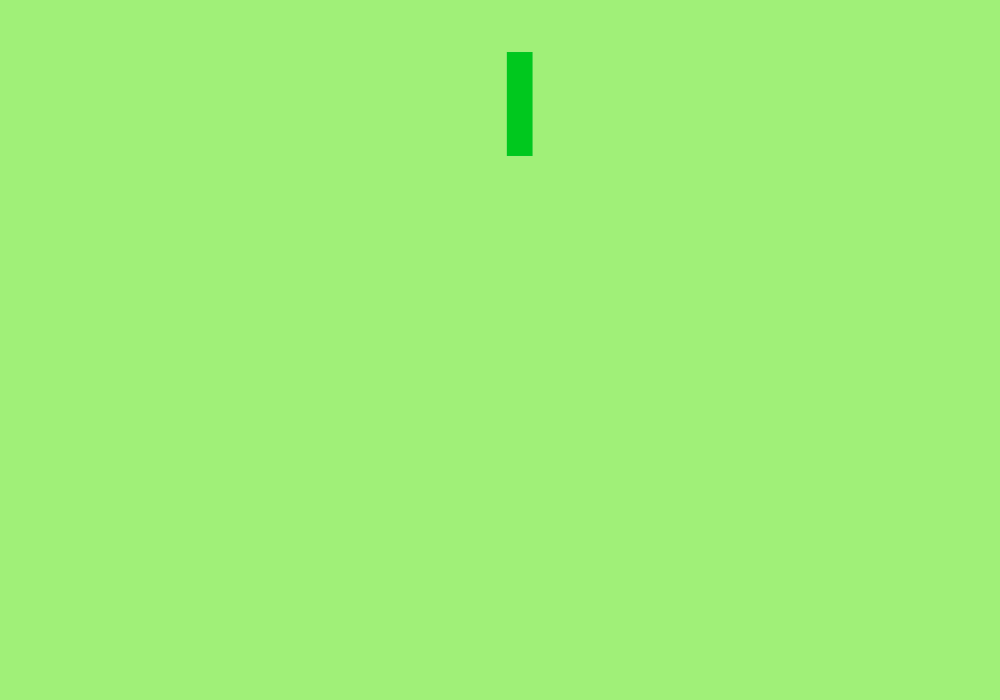
Frame 1 (no input)
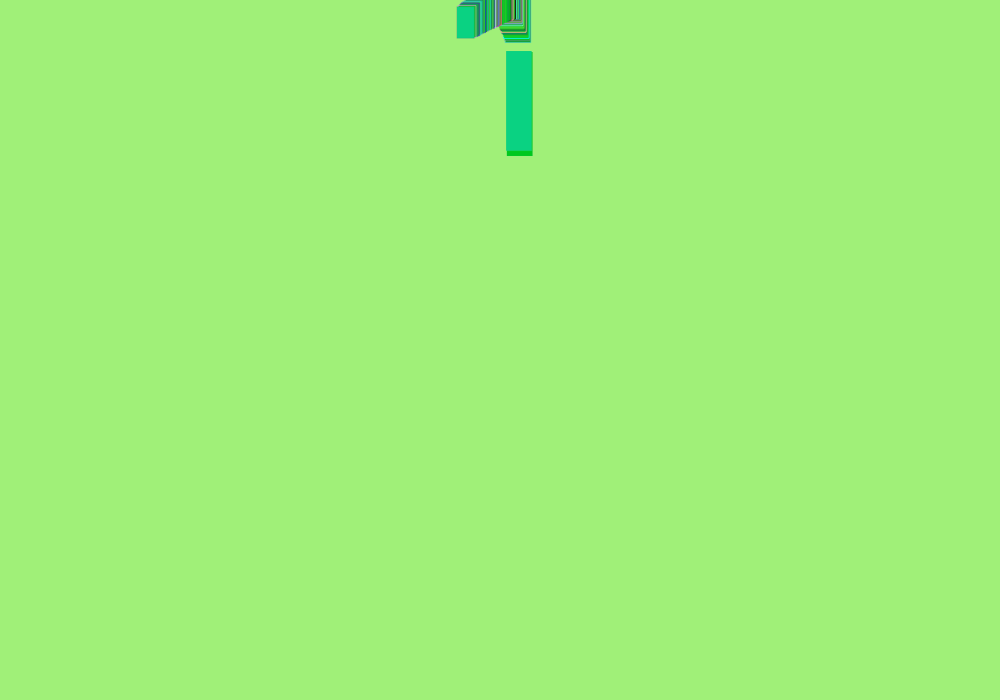
Frame 60 (no input)
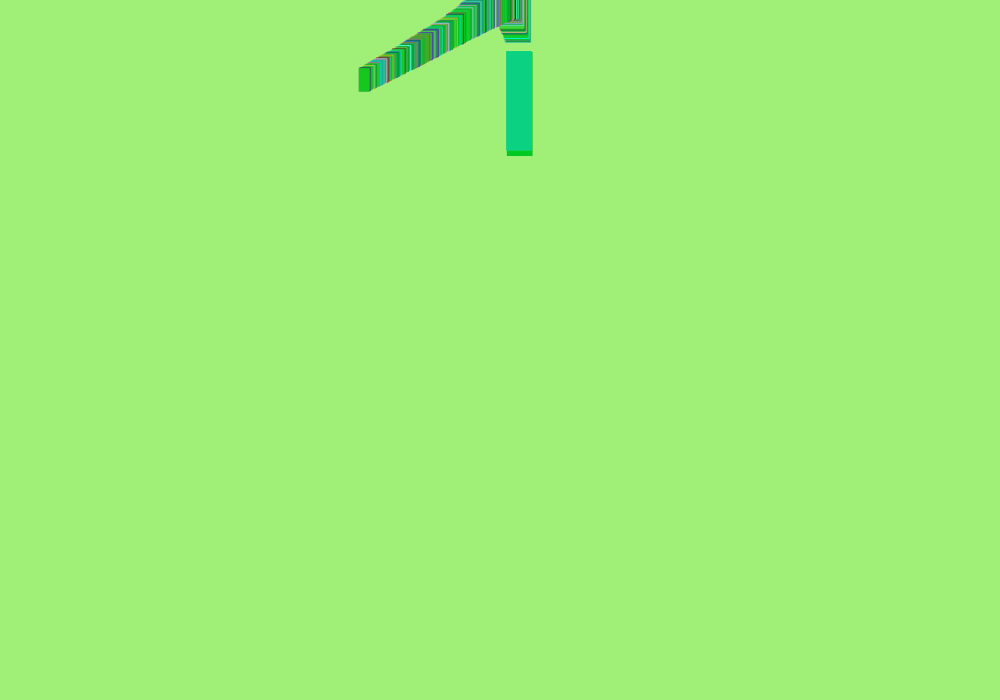
Frame 120 (the mouse pressed at the canvas centre since frame 60)

The p5.js sketch that drew these frames (run headless with seeded random() and noise() and a simulated clock; from frame 60 on, the mouse is pressed at the canvas centre):

// p5.js sketch
// ── sketch.js

var _num = 10;    
var _angnoise, _radiusnoise;
var _xnoise, _ynoise;
var _angle;
var _radius = 100;
var _strokeCol = 200;
var _strokeChange = -1;

var xSize=400;
var ySize=400;

var colors=[];
var color1,color2,color3,color4;

function setup() {
  createCanvas(1000, 700);
   frameRate(20);
  smooth(); 
  background(color(160,240,120));
  
  _angle = (PI/2);
  //console.log(_angle);
  _angnoise = random(10);
  _radiusnoise = random(10);
  _xnoise = random(10);
  _ynoise = random(10);

  color1=color(10,210,130);
  color2=color(0,200,30);
  color3=color(20,160,60);
  color4=color(20,200,30);

  colors=[color1,color2,color3,color4];

}

function draw() {

  //console.log("hello");
  _radiusnoise += 0.005;
  _radius = (noise(_radiusnoise) * 250) +1;
  
  _angnoise += 0.005;
  _angle += (noise(_angnoise) * 6) - 3;
  if (_angle > 360) { _angle -= 360; }
  if (_angle < 0) { _angle += 360; }
  


  // wobble centre
  if(_xnoise > 0.3){_xNoise=0.01;}
  _xnoise += 0.01;
  _ynoise += 0.01;

  xSize -= 1;
  ySize -= 1;

  if(xSize > 500) {xSize=100;}
  if(ySize > 500) {ySize=100;}

  var centreX = width/2 + (noise(_xnoise)-150);
  var centreY = height/2 + (noise(_ynoise)-300);
  
  var rad = radians(_angle);
  var x1 = centreX + (_radius * cos(rad));
  var y1 = centreY + (_radius * sin(rad*0.618));


  
  // opposite
  var opprad = rad + PI;
  var x2 = centreX + (_radius * cos(opprad));
  var y2 = centreY + (_radius * sin(opprad)); 
  


  noFill();
  fill(color(random(255),random(255),random(255),random(255)));

  fill(random(colors));

  _strokeCol += _strokeChange;
  if (_strokeCol > 254) { _strokeChange *= -1; }
  if (_strokeCol < 0) { _strokeChange *= -1; }
  _strokeCol2=color(random(255),random(255),random(255),random(255));
  //stroke(_strokeCol);
  stroke(_strokeCol2);
  strokeWeight(1);
  //line(x1, y1, x2, y2);
    if(xSize > 500) {xSize=100;}
  if(ySize > 500) {ySize=100;}

  rect(x1,y1,xSize/(x2*.08),ySize/(y2*.08));

}






// //================================= 

// void keyPressed() {
//   if (keyCode == ENTER) {
//     saveFrame("waveclock-####.tif");
//   }
// }

// void mousePressed() {
//   clearBackground();
// }
